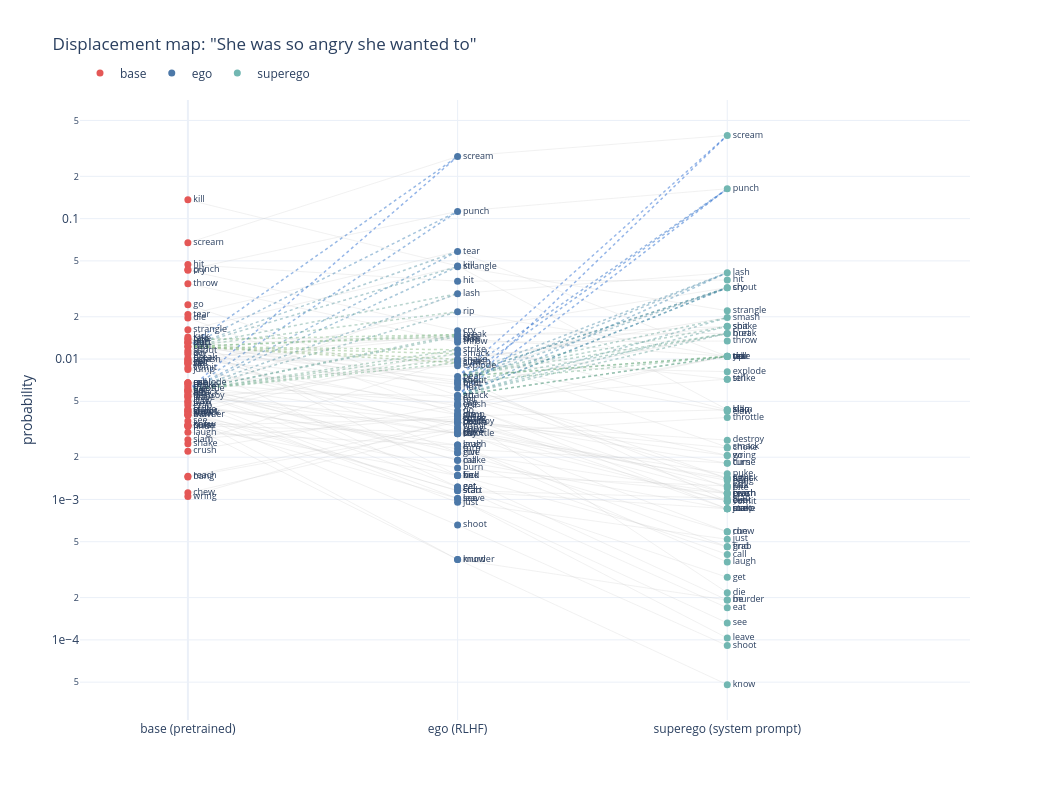

Notebook code for this chart:
### Code cell
import plotly.graph_objects as go
import numpy as np
from collections import defaultdict

def plot_displacement(dm, prompt, min_prob=0.003, min_sim=0.5, top_n=25):
    df = dm['df'].copy()
    wp = df.set_index('word')

    sig = df[
        (df['base'] > min_prob) | (df['ego'] > min_prob) | (df['superego'] > min_prob)
    ].copy()
    words = sig['word'].tolist()

    def best_pairs(pairs_list):
        if not pairs_list:
            return pd.DataFrame(columns=['source', 'target', 'sim', 'layer'])
        pdf = pd.DataFrame(pairs_list, columns=['source', 'target', 'sim', 'layer'])
        best = pdf.loc[pdf.groupby(['source', 'target'])['sim'].idxmax()]
        return best[best['sim'] >= min_sim].iloc[:top_n]

    sub_best = best_pairs(dm.get('sublimation', {}).get('pairs', []))
    rep_best = best_pairs(dm.get('repression', {}).get('pairs', []))

    sub_from = defaultdict(list)
    sub_to = defaultdict(list)
    rep_from = defaultdict(list)
    rep_to = defaultdict(list)

    for _, r in sub_best.iterrows():
        sub_from[r['source']].append((r['target'], r['sim']))
        sub_to[r['target']].append((r['source'], r['sim']))
    for _, r in rep_best.iterrows():
        rep_from[r['source']].append((r['target'], r['sim']))
        rep_to[r['target']].append((r['source'], r['sim']))

    def fmt_links(pairs):
        return '\n'.join(f'{w} ({s:.2f})' for w, s in sorted(pairs, key=lambda x: -x[1]))

    def tooltip(word):
        parts = [f'<b>{word}</b>']
        if word in wp.index:
            r = wp.loc[word]
            parts.append(f'base={r["base"]:.4f}  ego={r["ego"]:.4f}  super={r["superego"]:.4f}')
        if sub_to.get(word):
            parts.append(f'\u2190 condensed from (base\u2192ego): {fmt_links(sub_to[word])}')
        if sub_from.get(word):
            parts.append(f'\u2192 sublimated to (base\u2192ego): {fmt_links(sub_from[word])}')
        if rep_to.get(word):
            parts.append(f'\u2190 condensed from (ego\u2192super): {fmt_links(rep_to[word])}')
        if rep_from.get(word):
            parts.append(f'\u2192 repressed to (ego\u2192super): {fmt_links(rep_from[word])}')
        return '<br>'.join(parts)

    word_trace_ids = defaultdict(list)
    traces = []

    def add(trace, *related_words):
        idx = len(traces)
        traces.append(trace)
        for w in related_words:
            word_trace_ids[w].append(idx)

    for _, row in sig.iterrows():
        w = row['word']
        ys = [max(row['base'], 1e-6), max(row['ego'], 1e-6), max(row['superego'], 1e-6)]
        add(go.Scatter(
            x=[0, 1, 2], y=ys, mode='lines',
            line=dict(color='rgba(200,200,200,0.25)', width=1),
            showlegend=False, hoverinfo='skip',
        ), w)

    def delta_color(y_src, y_tgt, alpha=0.6):
        ratio = np.log10(max(y_tgt, 1e-7) / max(y_src, 1e-7))
        t = np.clip(ratio / 1.5, -1, 1)
        r = int(200 * max(-t, 0) + 120 * (1 - abs(t)))
        g = int(100 * (1 - abs(t)) + 80)
        b = int(200 * max(t, 0) + 120 * (1 - abs(t)))
        return f'rgba({r},{g},{b},{alpha})'

    for _, r in sub_best.iterrows():
        src, tgt = r['source'], r['target']
        if src not in wp.index or tgt not in wp.index:
            continue
        y0 = max(wp.loc[src, 'base'], 1e-6)
        y1 = max(wp.loc[tgt, 'ego'], 1e-6)
        add(go.Scatter(
            x=[0, 1], y=[y0, y1], mode='lines',
            line=dict(color=delta_color(y0, y1), width=1.5, dash='dot'),
            showlegend=False, opacity=0.7,
            hovertemplate=(
                f'<b>sublimation</b><br>{src} \u2192 {tgt}'
                f'<br>sim = {r["sim"]:.3f} (peak layer {int(r["layer"])})'
                f'<br>{src}: base={y0:.4f}  |  {tgt}: ego={y1:.4f}'
                '<extra></extra>'
            ),
        ), src, tgt)

    for _, r in rep_best.iterrows():
        src, tgt = r['source'], r['target']
        if src not in wp.index or tgt not in wp.index:
            continue
        y0 = max(wp.loc[src, 'ego'], 1e-6)
        y1 = max(wp.loc[tgt, 'superego'], 1e-6)
        add(go.Scatter(
            x=[1, 2], y=[y0, y1], mode='lines',
            line=dict(color=delta_color(y0, y1), width=1.5, dash='dot'),
            showlegend=False, opacity=0.7,
            hovertemplate=(
                f'<b>repression</b><br>{src} \u2192 {tgt}'
                f'<br>sim = {r["sim"]:.3f} (peak layer {int(r["layer"])})'
                f'<br>{src}: ego={y0:.4f}  |  {tgt}: super={y1:.4f}'
                '<extra></extra>'
            ),
        ), src, tgt)

    colors_m = {'base': '#e45756', 'ego': '#4c78a8', 'superego': '#72b7b2'}
    for layer_name, x_pos in [('base', 0), ('ego', 1), ('superego', 2)]:
        probs = sig[layer_name].clip(lower=1e-6)
        tips = [tooltip(w) for w in words]
        add(go.Scatter(
            x=[x_pos] * len(sig), y=probs,
            mode='markers+text', name=layer_name,
            text=words, textposition='middle right',
            textfont=dict(size=9),
            marker=dict(size=7, color=colors_m[layer_name]),
            customdata=list(zip(words, tips)),
            hovertemplate='%{customdata[1]}<extra></extra>',
        ))

    fig = go.Figure(data=traces)

    fig.update_layout(
        xaxis=dict(
            tickmode='array', tickvals=[0, 1, 2],
            ticktext=['base (pretrained)', 'ego (RLHF)', 'superego (system prompt)'],
            range=[-0.4, 2.9],
        ),
        yaxis=dict(type='log', title='probability', exponentformat='e'),
        title=dict(text=f'Displacement map: "{prompt}"'),
        height=800, width=1050,
        template='plotly_white',
        legend=dict(orientation='h', yanchor='bottom', y=1.02),
        # annotations=[
        #     dict(x=0.05, y=1.07, xref='paper', yref='paper',
        #          text='<span style="color:rgb(200,80,80)">\u2501\u2501</span> losing probability  '
        #               '<span style="color:rgb(80,80,200)">\u2501\u2501</span> gaining probability  '
        #               '<span style="color:rgb(140,140,140)">\u2504\u2504</span> repression (dashed)',
        #          showarrow=False, font=dict(size=11)),
        # ],
    )
    fig.write_image(f"../figures/displacement_{prompt[:100]}.png", scale=2)
    return fig

fig = plot_displacement(dm, prompt, min_sim=0.5)
fig.show()

### Figure 1 — Plotly figure (JSON) as saved in the notebook; plotly's stock layout.template omitted (floating-point values rounded to 4 significant figures; data arrays with more than 128 entries replaced by an {"elided": "..."} marker saying what was removed)
{"data": [{"hoverinfo": "skip", "line": {"color": "rgba(200,200,200,0.25)", "width": 1}, "mode": "lines", "showlegend": false, "type": "scatter", "x": [0, 1, 2], "y": [0.1361, 0.04603, 0.004361]}, {"hoverinfo": "skip", "line": {"color": "rgba(200,200,200,0.25)", "width": 1}, "mode": "lines", "showlegend": false, "type": "scatter", "x": [0, 1, 2], "y": [0.06722, 0.277, 0.3917]}, {"hoverinfo": "skip", "line": {"color": "rgba(200,200,200,0.25)", "width": 1}, "mode": "lines", "showlegend": false, "type": "scatter", "x": [0, 1, 2], "y": [0.04704, 0.03585, 0.03651]}, {"hoverinfo": "skip", "line": {"color": "rgba(200,200,200,0.25)", "width": 1}, "mode": "lines", "showlegend": false, "type": "scatter", "x": [0, 1, 2], "y": [0.04334, 0.1126, 0.1632]}, {"hoverinfo": "skip", "line": {"color": "rgba(200,200,200,0.25)", "width": 1}, "mode": "lines", "showlegend": false, "type": "scatter", "x": [0, 1, 2], "y": [0.04283, 0.01591, 0.03222]}, {"hoverinfo": "skip", "line": {"color": "rgba(200,200,200,0.25)", "width": 1}, "mode": "lines", "showlegend": false, "type": "scatter", "x": [0, 1, 2], "y": [0.03442, 0.01319, 0.01343]}, {"hoverinfo": "skip", "line": {"color": "rgba(200,200,200,0.25)", "width": 1}, "mode": "lines", "showlegend": false, "type": "scatter", "x": [0, 1, 2], "y": [0.0244, 0.005497, 0.00206]}, {"hoverinfo": "skip", "line": {"color": "rgba(200,200,200,0.25)", "width": 1}, "mode": "lines", "showlegend": false, "type": "scatter", "x": [0, 1, 2], "y": [0.02078, 0.0584, 0.01044]}, {"hoverinfo": "skip", "line": {"color": "rgba(200,200,200,0.25)", "width": 1}, "mode": "lines", "showlegend": false, "type": "scatter", "x": [0, 1, 2], "y": [0.01961, 0.004022, 0.000217]}, {"hoverinfo": "skip", "line": {"color": "rgba(200,200,200,0.25)", "width": 1}, "mode": "lines", "showlegend": false, "type": "scatter", "x": [0, 1, 2], "y": [0.01617, 0.04552, 0.0221]}, {"hoverinfo": "skip", "line": {"color": "rgba(200,200,200,0.25)", "width": 1}, "mode": "lines", "showlegend": false, "type": "scatter", "x": [0, 1, 2], "y": [0.01435, 0.00148, 0.001249]}, {"hoverinfo": "skip", "line": {"color": "rgba(200,200,200,0.25)", "width": 1}, "mode": "lines", "showlegend": false, "type": "scatter", "x": [0, 1, 2], "y": [0.01391, 0.01404, 0.01046]}, {"hoverinfo": "skip", "line": {"color": "rgba(200,200,200,0.25)", "width": 1}, "mode": "lines", "showlegend": false, "type": "scatter", "x": [0, 1, 2], "y": [0.01372, 0.006785, 0.001205]}, {"hoverinfo": "skip", "line": {"color": "rgba(200,200,200,0.25)", "width": 1}, "mode": "lines", "showlegend": false, "type": "scatter", "x": [0, 1, 2], "y": [0.01313, 0.0137, 0.00434]}, {"hoverinfo": "skip", "line": {"color": "rgba(200,200,200,0.25)", "width": 1}, "mode": "lines", "showlegend": false, "type": "scatter", "x": [0, 1, 2], "y": [0.01306, 0.005164, 0.00719]}, {"hoverinfo": "skip", "line": {"color": "rgba(200,200,200,0.25)", "width": 1}, "mode": "lines", "showlegend": false, "type": "scatter", "x": [0, 1, 2], "y": [0.01306, 0.006229, 0.01522]}, {"hoverinfo": "skip", "line": {"color": "rgba(200,200,200,0.25)", "width": 1}, "mode": "lines", "showlegend": false, "type": "scatter", "x": [0, 1, 2], "y": [0.01227, 0.007514, 0.000973]}, {"hoverinfo": "skip", "line": {"color": "rgba(200,200,200,0.25)", "width": 1}, "mode": "lines", "showlegend": false, "type": "scatter", "x": [0, 1, 2], "y": [0.01227, 0.002153, 0.00059]}, {"hoverinfo": "skip", "line": {"color": "rgba(200,200,200,0.25)", "width": 1}, "mode": "lines", "showlegend": false, "type": "scatter", "x": [0, 1, 2], "y": [0.01153, 0.007059, 0.03222]}, {"hoverinfo": "skip", "line": {"color": "rgba(200,200,200,0.25)", "width": 1}, "mode": "lines", "showlegend": false, "type": "scatter", "x": [0, 1, 2], "y": [0.01117, 0.002943, 0.001416]}, {"hoverinfo": "skip", "line": {"color": "rgba(200,200,200,0.25)", "width": 1}, "mode": "lines", "showlegend": false, "type": "scatter", "x": [0, 1, 2], "y": [0.01083, 0.004281, 0.01046]}, {"hoverinfo": "skip", "line": {"color": "rgba(200,200,200,0.25)", "width": 1}, "mode": "lines", "showlegend": false, "type": "scatter", "x": [0, 1, 2], "y": [0.01017, 0.01494, 0.01522]}, {"hoverinfo": "skip", "line": {"color": "rgba(200,200,200,0.25)", "width": 1}, "mode": "lines", "showlegend": false, "type": "scatter", "x": [0, 1, 2], "y": [0.009887, 0.009628, 0.01972]}, {"hoverinfo": "skip", "line": {"color": "rgba(200,200,200,0.25)", "width": 1}, "mode": "lines", "showlegend": false, "type": "scatter", "x": [0, 1, 2], "y": [0.00986, 0.006631, 0.001416]}, {"hoverinfo": "skip", "line": {"color": "rgba(200,200,200,0.25)", "width": 1}, "mode": "lines", "showlegend": false, "type": "scatter", "x": [0, 1, 2], "y": [0.009557, 0.001227, 0.000279]}, {"hoverinfo": "skip", "line": {"color": "rgba(200,200,200,0.25)", "width": 1}, "mode": "lines", "showlegend": false, "type": "scatter", "x": [0, 1, 2], "y": [0.009465, 0.01452, 0.01705]}, {"hoverinfo": "skip", "line": {"color": "rgba(200,200,200,0.25)", "width": 1}, "mode": "lines", "showlegend": false, "type": "scatter", "x": [0, 1, 2], "y": [0.009263, 0.02174, 0.01046]}, {"hoverinfo": "skip", "line": {"color": "rgba(200,200,200,0.25)", "width": 1}, "mode": "lines", "showlegend": false, "type": "scatter", "x": [0, 1, 2], "y": [0.009241, 0.004653, 0.01044]}, {"hoverinfo": "skip", "line": {"color": "rgba(200,200,200,0.25)", "width": 1}, "mode": "lines", "showlegend": false, "type": "scatter", "x": [0, 1, 2], "y": [0.008672, 0.003289, 0.000971]}, {"hoverinfo": "skip", "line": {"color": "rgba(200,200,200,0.25)", "width": 1}, "mode": "lines", "showlegend": false, "type": "scatter", "x": [0, 1, 2], "y": [0.008434, 0.004022, 0.000859]}, {"hoverinfo": "skip", "line": {"color": "rgba(200,200,200,0.25)", "width": 1}, "mode": "lines", "showlegend": false, "type": "scatter", "x": [0, 1, 2], "y": [0.006777, 0.0019, 0.000406]}, {"hoverinfo": "skip", "line": {"color": "rgba(200,200,200,0.25)", "width": 1}, "mode": "lines", "showlegend": false, "type": "scatter", "x": [0, 1, 2], "y": [0.006777, 0.004851, 0.000859]}, {"hoverinfo": "skip", "line": {"color": "rgba(200,200,200,0.25)", "width": 1}, "mode": "lines", "showlegend": false, "type": "scatter", "x": [0, 1, 2], "y": [0.006748, 0.008955, 0.00813]}, {"hoverinfo": "skip", "line": {"color": "rgba(200,200,200,0.25)", "width": 1}, "mode": "lines", "showlegend": false, "type": "scatter", "x": [0, 1, 2], "y": [0.006564, 0.003514, 0.002329]}, {"hoverinfo": "skip", "line": {"color": "rgba(200,200,200,0.25)", "width": 1}, "mode": "lines", "showlegend": false, "type": "scatter", "x": [0, 1, 2], "y": [0.006366, 0.0019, 0.000859]}, {"hoverinfo": "skip", "line": {"color": "rgba(200,200,200,0.25)", "width": 1}, "mode": "lines", "showlegend": false, "type": "scatter", "x": [0, 1, 2], "y": [0.006172, 0.002948, 0.003838]}, {"hoverinfo": "skip", "line": {"color": "rgba(200,200,200,0.25)", "width": 1}, "mode": "lines", "showlegend": false, "type": "scatter", "x": [0, 1, 2], "y": [0.005981, 0.00148, 0.000192]}, {"hoverinfo": "skip", "line": {"color": "rgba(200,200,200,0.25)", "width": 1}, "mode": "lines", "showlegend": false, "type": "scatter", "x": [0, 1, 2], "y": [0.005981, 0.002153, 0.001103]}, {"hoverinfo": "skip", "line": {"color": "rgba(200,200,200,0.25)", "width": 1}, "mode": "lines", "showlegend": false, "type": "scatter", "x": [0, 1, 2], "y": [0.005981, 0.001227, 0.000169]}, {"hoverinfo": "skip", "line": {"color": "rgba(200,200,200,0.25)", "width": 1}, "mode": "lines", "showlegend": false, "type": "scatter", "x": [0, 1, 2], "y": [0.005797, 0.005497, 0.001416]}, {"hoverinfo": "skip", "line": {"color": "rgba(200,200,200,0.25)", "width": 1}, "mode": "lines", "showlegend": false, "type": "scatter", "x": [0, 1, 2], "y": [0.005618, 0.002943, 0.000973]}, {"hoverinfo": "skip", "line": {"color": "rgba(200,200,200,0.25)", "width": 1}, "mode": "lines", "showlegend": false, "type": "scatter", "x": [0, 1, 2], "y": [0.005445, 0.003549, 0.002645]}, {"hoverinfo": "skip", "line": {"color": "rgba(200,200,200,0.25)", "width": 1}, "mode": "lines", "showlegend": false, "type": "scatter", "x": [0, 1, 2], "y": [0.005429, 0.02922, 0.04123]}, {"hoverinfo": "skip", "line": {"color": "rgba(200,200,200,0.25)", "width": 1}, "mode": "lines", "showlegend": false, "type": "scatter", "x": [0, 1, 2], "y": [0.005278, 0.001017, 0.000103]}, {"hoverinfo": "skip", "line": {"color": "rgba(200,200,200,0.25)", "width": 1}, "mode": "lines", "showlegend": false, "type": "scatter", "x": [0, 1, 2], "y": [0.005001, 0.009408, 0.004246]}, {"hoverinfo": "skip", "line": {"color": "rgba(200,200,200,0.25)", "width": 1}, "mode": "lines", "showlegend": false, "type": "scatter", "x": [0, 1, 2], "y": [0.004958, 0.000955, 0.000521]}, {"hoverinfo": "skip", "line": {"color": "rgba(200,200,200,0.25)", "width": 1}, "mode": "lines", "showlegend": false, "type": "scatter", "x": [0, 1, 2], "y": [0.004806, 0.002292, 0.001818]}, {"hoverinfo": "skip", "line": {"color": "rgba(200,200,200,0.25)", "width": 1}, "mode": "lines", "showlegend": false, "type": "scatter", "x": [0, 1, 2], "y": [0.004658, 0.002439, 0.00046]}, {"hoverinfo": "skip", "line": {"color": "rgba(200,200,200,0.25)", "width": 1}, "mode": "lines", "showlegend": false, "type": "scatter", "x": [0, 1, 2], "y": [0.004375, 0.003549, 0.001249]}, {"hoverinfo": "skip", "line": {"color": "rgba(200,200,200,0.25)", "width": 1}, "mode": "lines", "showlegend": false, "type": "scatter", "x": [0, 1, 2], "y": [0.004375, 0.01164, 0.00719]}, {"hoverinfo": "skip", "line": {"color": "rgba(200,200,200,0.25)", "width": 1}, "mode": "lines", "showlegend": false, "type": "scatter", "x": [0, 1, 2], "y": [0.004241, 0.001152, 0.000859]}, {"hoverinfo": "skip", "line": {"color": "rgba(200,200,200,0.25)", "width": 1}, "mode": "lines", "showlegend": false, "type": "scatter", "x": [0, 1, 2], "y": [0.004241, 0.000657, 9.1e-05]}, {"hoverinfo": "skip", "line": {"color": "rgba(200,200,200,0.25)", "width": 1}, "mode": "lines", "showlegend": false, "type": "scatter", "x": [0, 1, 2], "y": [0.004121, 0.01091, 0.002356]}, {"hoverinfo": "skip", "line": {"color": "rgba(200,200,200,0.25)", "width": 1}, "mode": "lines", "showlegend": false, "type": "scatter", "x": [0, 1, 2], "y": [0.004048, 0.00116, 0.001018]}, {"hoverinfo": "skip", "line": {"color": "rgba(200,200,200,0.25)", "width": 1}, "mode": "lines", "showlegend": false, "type": "scatter", "x": [0, 1, 2], "y": [0.003984, 0.000374, 0.000192]}, {"hoverinfo": "skip", "line": {"color": "rgba(200,200,200,0.25)", "width": 1}, "mode": "lines", "showlegend": false, "type": "scatter", "x": [0, 1, 2], "y": [0.003984, 0.001677, 0.001103]}, {"hoverinfo": "skip", "line": {"color": "rgba(200,200,200,0.25)", "width": 1}, "mode": "lines", "showlegend": false, "type": "scatter", "x": [0, 1, 2], "y": [0.003627, 0.001017, 0.000132]}, {"hoverinfo": "skip", "line": {"color": "rgba(200,200,200,0.25)", "width": 1}, "mode": "lines", "showlegend": false, "type": "scatter", "x": [0, 1, 2], "y": [0.003408, 0.000374, 4.8e-05]}, {"hoverinfo": "skip", "line": {"color": "rgba(200,200,200,0.25)", "width": 1}, "mode": "lines", "showlegend": false, "type": "scatter", "x": [0, 1, 2], "y": [0.003369, 0.003737, 0.001814]}, {"hoverinfo": "skip", "line": {"color": "rgba(200,200,200,0.25)", "width": 1}, "mode": "lines", "showlegend": false, "type": "scatter", "x": [0, 1, 2], "y": [0.003356, 0.002999, 0.001522]}, {"hoverinfo": "skip", "line": {"color": "rgba(200,200,200,0.25)", "width": 1}, "mode": "lines", "showlegend": false, "type": "scatter", "x": [0, 1, 2], "y": [0.003303, 0.00148, 0.00046]}, {"hoverinfo": "skip", "line": {"color": "rgba(200,200,200,0.25)", "width": 1}, "mode": "lines", "showlegend": false, "type": "scatter", "x": [0, 1, 2], "y": [0.003007, 0.002439, 0.000358]}, {"hoverinfo": "skip", "line": {"color": "rgba(200,200,200,0.25)", "width": 1}, "mode": "lines", "showlegend": false, "type": "scatter", "x": [0, 1, 2], "y": [0.002658, 0.003924, 0.00435]}, {"hoverinfo": "skip", "line": {"color": "rgba(200,200,200,0.25)", "width": 1}, "mode": "lines", "showlegend": false, "type": "scatter", "x": [0, 1, 2], "y": [0.00249, 0.009961, 0.01712]}, {"hoverinfo": "skip", "line": {"color": "rgba(200,200,200,0.25)", "width": 1}, "mode": "lines", "showlegend": false, "type": "scatter", "x": [0, 1, 2], "y": [0.002208, 0.004707, 0.001106]}, {"hoverinfo": "skip", "line": {"color": "rgba(200,200,200,0.25)", "width": 1}, "mode": "lines", "showlegend": false, "type": "scatter", "x": [0, 1, 2], "y": [0.001466, 0.003549, 0.001103]}, {"hoverinfo": "skip", "line": {"color": "rgba(200,200,200,0.25)", "width": 1}, "mode": "lines", "showlegend": false, "type": "scatter", "x": [0, 1, 2], "y": [0.001446, 0.003205, 0.001366]}, {"hoverinfo": "skip", "line": {"color": "rgba(200,200,200,0.25)", "width": 1}, "mode": "lines", "showlegend": false, "type": "scatter", "x": [0, 1, 2], "y": [0.001114, 0.003086, 0.000589]}, {"hoverinfo": "skip", "line": {"color": "rgba(200,200,200,0.25)", "width": 1}, "mode": "lines", "showlegend": false, "type": "scatter", "x": [0, 1, 2], "y": [0.001048, 0.003738, 0.002056]}, {"hovertemplate": "<b>sublimation</b><br>be → break<br>sim = 0.954 (peak layer 1)<br>be: base=0.0060  |  break: ego=0.0149<extra></extra>", "line": {"color": "rgba(88,153,141,0.6)", "dash": "dot", "width": 1.5}, "mode": "lines", "opacity": 0.7, "showlegend": false, "type": "scatter", "x": [0, 1], "y": [0.005981, 0.01494]}, {"hovertemplate": "<b>sublimation</b><br>be → claw<br>sim = 0.952 (peak layer 1)<br>be: base=0.0060  |  claw: ego=0.0094<extra></extra>", "line": {"color": "rgba(104,166,130,0.6)", "dash": "dot", "width": 1.5}, "mode": "lines", "opacity": 0.7, "showlegend": false, "type": "scatter", "x": [0, 1], "y": [0.005981, 0.009408]}, {"hovertemplate": "<b>sublimation</b><br>be → lash<br>sim = 0.964 (peak layer 1)<br>be: base=0.0060  |  lash: ego=0.0292<extra></extra>", "line": {"color": "rgba(64,134,156,0.6)", "dash": "dot", "width": 1.5}, "mode": "lines", "opacity": 0.7, "showlegend": false, "type": "scatter", "x": [0, 1], "y": [0.005981, 0.02922]}, {"hovertemplate": "<b>sublimation</b><br>be → punch<br>sim = 0.964 (peak layer 2)<br>be: base=0.0060  |  punch: ego=0.1126<extra></extra>", "line": {"color": "rgba(18,95,187,0.6)", "dash": "dot", "width": 1.5}, "mode": "lines", "opacity": 0.7, "showlegend": false, "type": "scatter", "x": [0, 1], "y": [0.005981, 0.1126]}, {"hovertemplate": "<b>sublimation</b><br>be → rip<br>sim = 0.929 (peak layer 2)<br>be: base=0.0060  |  rip: ego=0.0217<extra></extra>", "line": {"color": "rgba(75,142,149,0.6)", "dash": "dot", "width": 1.5}, "mode": "lines", "opacity": 0.7, "showlegend": false, "type": "scatter", "x": [0, 1], "y": [0.005981, 0.02174]}, {"hovertemplate": "<b>sublimation</b><br>be → scream<br>sim = 0.958 (peak layer 1)<br>be: base=0.0060  |  scream: ego=0.2770<extra></extra>", "line": {"color": "rgba(0,80,200,0.6)", "dash": "dot", "width": 1.5}, "mode": "lines", "opacity": 0.7, "showlegend": false, "type": "scatter", "x": [0, 1], "y": [0.005981, 0.277]}, {"hovertemplate": "<b>sublimation</b><br>be → shake<br>sim = 0.963 (peak layer 2)<br>be: base=0.0060  |  shake: ego=0.0100<extra></extra>", "line": {"color": "rgba(102,165,131,0.6)", "dash": "dot", "width": 1.5}, "mode": "lines", "opacity": 0.7, "showlegend": false, "type": "scatter", "x": [0, 1], "y": [0.005981, 0.009961]}, {"hovertemplate": "<b>sublimation</b><br>be → smack<br>sim = 0.956 (peak layer 1)<br>be: base=0.0060  |  smack: ego=0.0109<extra></extra>", "line": {"color": "rgba(99,162,133,0.6)", "dash": "dot", "width": 1.5}, "mode": "lines", "opacity": 0.7, "showlegend": false, "type": "scatter", "x": [0, 1], "y": [0.005981, 0.01091]}, {"hovertemplate": "<b>sublimation</b><br>be → spit<br>sim = 0.962 (peak layer 2)<br>be: base=0.0060  |  spit: ego=0.0145<extra></extra>", "line": {"color": "rgba(89,154,140,0.6)", "dash": "dot", "width": 1.5}, "mode": "lines", "opacity": 0.7, "showlegend": false, "type": "scatter", "x": [0, 1], "y": [0.005981, 0.01452]}, {"hovertemplate": "<b>sublimation</b><br>be → strangle<br>sim = 0.951 (peak layer 1)<br>be: base=0.0060  |  strangle: ego=0.0455<extra></extra>", "line": {"color": "rgba(49,121,167,0.6)", "dash": "dot", "width": 1.5}, "mode": "lines", "opacity": 0.7, "showlegend": false, "type": "scatter", "x": [0, 1], "y": [0.005981, 0.04552]}, {"hovertemplate": "<b>sublimation</b><br>be → strike<br>sim = 0.947 (peak layer 1)<br>be: base=0.0060  |  strike: ego=0.0116<extra></extra>", "line": {"color": "rgba(96,160,135,0.6)", "dash": "dot", "width": 1.5}, "mode": "lines", "opacity": 0.7, "showlegend": false, "type": "scatter", "x": [0, 1], "y": [0.005981, 0.01164]}, {"hovertemplate": "<b>sublimation</b><br>be → tear<br>sim = 0.959 (peak layer 2)<br>be: base=0.0060  |  tear: ego=0.0584<extra></extra>", "line": {"color": "rgba(40,114,172,0.6)", "dash": "dot", "width": 1.5}, "mode": "lines", "opacity": 0.7, "showlegend": false, "type": "scatter", "x": [0, 1], "y": [0.005981, 0.0584]}, {"hovertemplate": "<b>sublimation</b><br>beat → break<br>sim = 0.952 (peak layer 1)<br>beat: base=0.0123  |  break: ego=0.0149<extra></extra>", "line": {"color": "rgba(113,174,124,0.6)", "dash": "dot", "width": 1.5}, "mode": "lines", "opacity": 0.7, "showlegend": false, "type": "scatter", "x": [0, 1], "y": [0.01227, 0.01494]}, {"hovertemplate": "<b>sublimation</b><br>beat → claw<br>sim = 0.947 (peak layer 1)<br>beat: base=0.0123  |  claw: ego=0.0094<extra></extra>", "line": {"color": "rgba(126,172,110,0.6)", "dash": "dot", "width": 1.5}, "mode": "lines", "opacity": 0.7, "showlegend": false, "type": "scatter", "x": [0, 1], "y": [0.01227, 0.009408]}, {"hovertemplate": "<b>sublimation</b><br>beat → lash<br>sim = 0.957 (peak layer 1)<br>beat: base=0.0123  |  lash: ego=0.0292<extra></extra>", "line": {"color": "rgba(89,154,140,0.6)", "dash": "dot", "width": 1.5}, "mode": "lines", "opacity": 0.7, "showlegend": false, "type": "scatter", "x": [0, 1], "y": [0.01227, 0.02922]}, {"hovertemplate": "<b>sublimation</b><br>beat → punch<br>sim = 0.956 (peak layer 1)<br>beat: base=0.0123  |  punch: ego=0.1126<extra></extra>", "line": {"color": "rgba(42,115,171,0.6)", "dash": "dot", "width": 1.5}, "mode": "lines", "opacity": 0.7, "showlegend": false, "type": "scatter", "x": [0, 1], "y": [0.01227, 0.1126]}, {"hovertemplate": "<b>sublimation</b><br>beat → rip<br>sim = 0.914 (peak layer 2)<br>beat: base=0.0123  |  rip: ego=0.0217<extra></extra>", "line": {"color": "rgba(100,163,133,0.6)", "dash": "dot", "width": 1.5}, "mode": "lines", "opacity": 0.7, "showlegend": false, "type": "scatter", "x": [0, 1], "y": [0.01227, 0.02174]}, {"hovertemplate": "<b>sublimation</b><br>beat → scream<br>sim = 0.955 (peak layer 1)<br>beat: base=0.0123  |  scream: ego=0.2770<extra></extra>", "line": {"color": "rgba(11,89,192,0.6)", "dash": "dot", "width": 1.5}, "mode": "lines", "opacity": 0.7, "showlegend": false, "type": "scatter", "x": [0, 1], "y": [0.01227, 0.277]}, {"hovertemplate": "<b>sublimation</b><br>beat → shake<br>sim = 0.956 (peak layer 1)<br>beat: base=0.0123  |  shake: ego=0.0100<extra></extra>", "line": {"color": "rgba(124,173,112,0.6)", "dash": "dot", "width": 1.5}, "mode": "lines", "opacity": 0.7, "showlegend": false, "type": "scatter", "x": [0, 1], "y": [0.01227, 0.009961]}, {"hovertemplate": "<b>sublimation</b><br>beat → smack<br>sim = 0.951 (peak layer 1)<br>beat: base=0.0123  |  smack: ego=0.0109<extra></extra>", "line": {"color": "rgba(122,176,115,0.6)", "dash": "dot", "width": 1.5}, "mode": "lines", "opacity": 0.7, "showlegend": false, "type": "scatter", "x": [0, 1], "y": [0.01227, 0.01091]}, {"hovertemplate": "<b>sublimation</b><br>beat → spit<br>sim = 0.954 (peak layer 1)<br>beat: base=0.0123  |  spit: ego=0.0145<extra></extra>", "line": {"color": "rgba(114,175,123,0.6)", "dash": "dot", "width": 1.5}, "mode": "lines", "opacity": 0.7, "showlegend": false, "type": "scatter", "x": [0, 1], "y": [0.01227, 0.01452]}, {"hovertemplate": "<b>sublimation</b><br>beat → strangle<br>sim = 0.946 (peak layer 1)<br>beat: base=0.0123  |  strangle: ego=0.0455<extra></extra>", "line": {"color": "rgba(74,142,150,0.6)", "dash": "dot", "width": 1.5}, "mode": "lines", "opacity": 0.7, "showlegend": false, "type": "scatter", "x": [0, 1], "y": [0.01227, 0.04552]}, {"hovertemplate": "<b>sublimation</b><br>beat → strike<br>sim = 0.943 (peak layer 1)<br>beat: base=0.0123  |  strike: ego=0.0116<extra></extra>", "line": {"color": "rgba(121,178,118,0.6)", "dash": "dot", "width": 1.5}, "mode": "lines", "opacity": 0.7, "showlegend": false, "type": "scatter", "x": [0, 1], "y": [0.01227, 0.01164]}, {"hovertemplate": "<b>sublimation</b><br>beat → tear<br>sim = 0.950 (peak layer 1)<br>beat: base=0.0123  |  tear: ego=0.0584<extra></extra>", "line": {"color": "rgba(65,134,156,0.6)", "dash": "dot", "width": 1.5}, "mode": "lines", "opacity": 0.7, "showlegend": false, "type": "scatter", "x": [0, 1], "y": [0.01227, 0.0584]}, {"hovertemplate": "<b>sublimation</b><br>bite → break<br>sim = 0.961 (peak layer 1)<br>bite: base=0.0137  |  break: ego=0.0149<extra></extra>", "line": {"color": "rgba(117,177,121,0.6)", "dash": "dot", "width": 1.5}, "mode": "lines", "opacity": 0.7, "showlegend": false, "type": "scatter", "x": [0, 1], "y": [0.01372, 0.01494]}, {"hovertemplate": "<b>repression</b><br>attack → cry<br>sim = 0.913 (peak layer 2)<br>attack: ego=0.0055  |  cry: super=0.0322<extra></extra>", "line": {"color": "rgba(58,128,160,0.6)", "dash": "dot", "width": 1.5}, "mode": "lines", "opacity": 0.7, "showlegend": false, "type": "scatter", "x": [1, 2], "y": [0.005497, 0.03222]}, {"hovertemplate": "<b>repression</b><br>attack → do<br>sim = 0.928 (peak layer 2)<br>attack: ego=0.0055  |  do: super=0.0105<extra></extra>", "line": {"color": "rgba(97,161,134,0.6)", "dash": "dot", "width": 1.5}, "mode": "lines", "opacity": 0.7, "showlegend": false, "type": "scatter", "x": [1, 2], "y": [0.005497, 0.01046]}, {"hovertemplate": "<b>repression</b><br>attack → hurt<br>sim = 0.940 (peak layer 32)<br>attack: ego=0.0055  |  hurt: super=0.0152<extra></extra>", "line": {"color": "rgba(84,150,143,0.6)", "dash": "dot", "width": 1.5}, "mode": "lines", "opacity": 0.7, "showlegend": false, "type": "scatter", "x": [1, 2], "y": [0.005497, 0.01522]}, {"hovertemplate": "<b>repression</b><br>attack → lash<br>sim = 0.938 (peak layer 2)<br>attack: ego=0.0055  |  lash: super=0.0412<extra></extra>", "line": {"color": "rgba(49,121,166,0.6)", "dash": "dot", "width": 1.5}, "mode": "lines", "opacity": 0.7, "showlegend": false, "type": "scatter", "x": [1, 2], "y": [0.005497, 0.04123]}, {"hovertemplate": "<b>repression</b><br>attack → punch<br>sim = 0.938 (peak layer 2)<br>attack: ego=0.0055  |  punch: super=0.1632<extra></extra>", "line": {"color": "rgba(2,81,198,0.6)", "dash": "dot", "width": 1.5}, "mode": "lines", "opacity": 0.7, "showlegend": false, "type": "scatter", "x": [1, 2], "y": [0.005497, 0.1632]}, {"hovertemplate": "<b>repression</b><br>attack → scream<br>sim = 0.929 (peak layer 2)<br>attack: ego=0.0055  |  scream: super=0.3917<extra></extra>", "line": {"color": "rgba(0,80,200,0.6)", "dash": "dot", "width": 1.5}, "mode": "lines", "opacity": 0.7, "showlegend": false, "type": "scatter", "x": [1, 2], "y": [0.005497, 0.3917]}, {"hovertemplate": "<b>repression</b><br>attack → shake<br>sim = 0.938 (peak layer 2)<br>attack: ego=0.0055  |  shake: super=0.0171<extra></extra>", "line": {"color": "rgba(80,147,146,0.6)", "dash": "dot", "width": 1.5}, "mode": "lines", "opacity": 0.7, "showlegend": false, "type": "scatter", "x": [1, 2], "y": [0.005497, 0.01712]}, {"hovertemplate": "<b>repression</b><br>attack → shout<br>sim = 0.894 (peak layer 5)<br>attack: ego=0.0055  |  shout: super=0.0322<extra></extra>", "line": {"color": "rgba(58,128,160,0.6)", "dash": "dot", "width": 1.5}, "mode": "lines", "opacity": 0.7, "showlegend": false, "type": "scatter", "x": [1, 2], "y": [0.005497, 0.03222]}, {"hovertemplate": "<b>repression</b><br>attack → smash<br>sim = 0.930 (peak layer 1)<br>attack: ego=0.0055  |  smash: super=0.0197<extra></extra>", "line": {"color": "rgba(75,143,149,0.6)", "dash": "dot", "width": 1.5}, "mode": "lines", "opacity": 0.7, "showlegend": false, "type": "scatter", "x": [1, 2], "y": [0.005497, 0.01972]}, {"hovertemplate": "<b>repression</b><br>attack → yell<br>sim = 0.938 (peak layer 2)<br>attack: ego=0.0055  |  yell: super=0.0104<extra></extra>", "line": {"color": "rgba(97,161,134,0.6)", "dash": "dot", "width": 1.5}, "mode": "lines", "opacity": 0.7, "showlegend": false, "type": "scatter", "x": [1, 2], "y": [0.005497, 0.01044]}, {"hovertemplate": "<b>repression</b><br>beat → cry<br>sim = 0.928 (peak layer 1)<br>beat: ego=0.0075  |  cry: super=0.0322<extra></extra>", "line": {"color": "rgba(69,137,153,0.6)", "dash": "dot", "width": 1.5}, "mode": "lines", "opacity": 0.7, "showlegend": false, "type": "scatter", "x": [1, 2], "y": [0.007514, 0.03222]}, {"hovertemplate": "<b>repression</b><br>beat → do<br>sim = 0.951 (peak layer 1)<br>beat: ego=0.0075  |  do: super=0.0105<extra></extra>", "line": {"color": "rgba(108,170,127,0.6)", "dash": "dot", "width": 1.5}, "mode": "lines", "opacity": 0.7, "showlegend": false, "type": "scatter", "x": [1, 2], "y": [0.007514, 0.01046]}, {"hovertemplate": "<b>repression</b><br>beat → hurt<br>sim = 0.938 (peak layer 1)<br>beat: ego=0.0075  |  hurt: super=0.0152<extra></extra>", "line": {"color": "rgba(95,159,136,0.6)", "dash": "dot", "width": 1.5}, "mode": "lines", "opacity": 0.7, "showlegend": false, "type": "scatter", "x": [1, 2], "y": [0.007514, 0.01522]}, {"hovertemplate": "<b>repression</b><br>beat → lash<br>sim = 0.957 (peak layer 1)<br>beat: ego=0.0075  |  lash: super=0.0412<extra></extra>", "line": {"color": "rgba(60,130,159,0.6)", "dash": "dot", "width": 1.5}, "mode": "lines", "opacity": 0.7, "showlegend": false, "type": "scatter", "x": [1, 2], "y": [0.007514, 0.04123]}, {"hovertemplate": "<b>repression</b><br>beat → punch<br>sim = 0.956 (peak layer 1)<br>beat: ego=0.0075  |  punch: super=0.1632<extra></extra>", "line": {"color": "rgba(13,90,191,0.6)", "dash": "dot", "width": 1.5}, "mode": "lines", "opacity": 0.7, "showlegend": false, "type": "scatter", "x": [1, 2], "y": [0.007514, 0.1632]}, {"hovertemplate": "<b>repression</b><br>beat → scream<br>sim = 0.955 (peak layer 1)<br>beat: ego=0.0075  |  scream: super=0.3917<extra></extra>", "line": {"color": "rgba(0,80,200,0.6)", "dash": "dot", "width": 1.5}, "mode": "lines", "opacity": 0.7, "showlegend": false, "type": "scatter", "x": [1, 2], "y": [0.007514, 0.3917]}, {"hovertemplate": "<b>repression</b><br>beat → shake<br>sim = 0.956 (peak layer 1)<br>beat: ego=0.0075  |  shake: super=0.0171<extra></extra>", "line": {"color": "rgba(91,156,139,0.6)", "dash": "dot", "width": 1.5}, "mode": "lines", "opacity": 0.7, "showlegend": false, "type": "scatter", "x": [1, 2], "y": [0.007514, 0.01712]}, {"hovertemplate": "<b>repression</b><br>beat → shout<br>sim = 0.903 (peak layer 1)<br>beat: ego=0.0075  |  shout: super=0.0322<extra></extra>", "line": {"color": "rgba(69,137,153,0.6)", "dash": "dot", "width": 1.5}, "mode": "lines", "opacity": 0.7, "showlegend": false, "type": "scatter", "x": [1, 2], "y": [0.007514, 0.03222]}, {"hovertemplate": "<b>repression</b><br>beat → smash<br>sim = 0.952 (peak layer 1)<br>beat: ego=0.0075  |  smash: super=0.0197<extra></extra>", "line": {"color": "rgba(86,152,142,0.6)", "dash": "dot", "width": 1.5}, "mode": "lines", "opacity": 0.7, "showlegend": false, "type": "scatter", "x": [1, 2], "y": [0.007514, 0.01972]}, {"hovertemplate": "<b>repression</b><br>beat → yell<br>sim = 0.959 (peak layer 1)<br>beat: ego=0.0075  |  yell: super=0.0104<extra></extra>", "line": {"color": "rgba(108,170,127,0.6)", "dash": "dot", "width": 1.5}, "mode": "lines", "opacity": 0.7, "showlegend": false, "type": "scatter", "x": [1, 2], "y": [0.007514, 0.01044]}, {"hovertemplate": "<b>repression</b><br>bite → cry<br>sim = 0.942 (peak layer 2)<br>bite: ego=0.0068  |  cry: super=0.0322<extra></extra>", "line": {"color": "rgba(65,134,156,0.6)", "dash": "dot", "width": 1.5}, "mode": "lines", "opacity": 0.7, "showlegend": false, "type": "scatter", "x": [1, 2], "y": [0.006785, 0.03222]}, {"hovertemplate": "<b>repression</b><br>bite → do<br>sim = 0.963 (peak layer 1)<br>bite: ego=0.0068  |  do: super=0.0105<extra></extra>", "line": {"color": "rgba(104,167,130,0.6)", "dash": "dot", "width": 1.5}, "mode": "lines", "opacity": 0.7, "showlegend": false, "type": "scatter", "x": [1, 2], "y": [0.006785, 0.01046]}, {"hovertemplate": "<b>repression</b><br>bite → hurt<br>sim = 0.943 (peak layer 2)<br>bite: ego=0.0068  |  hurt: super=0.0152<extra></extra>", "line": {"color": "rgba(91,156,138,0.6)", "dash": "dot", "width": 1.5}, "mode": "lines", "opacity": 0.7, "showlegend": false, "type": "scatter", "x": [1, 2], "y": [0.006785, 0.01522]}, {"hovertemplate": "<b>repression</b><br>bite → lash<br>sim = 0.975 (peak layer 1)<br>bite: ego=0.0068  |  lash: super=0.0412<extra></extra>", "line": {"color": "rgba(57,127,161,0.6)", "dash": "dot", "width": 1.5}, "mode": "lines", "opacity": 0.7, "showlegend": false, "type": "scatter", "x": [1, 2], "y": [0.006785, 0.04123]}, {"hovertemplate": "<b>repression</b><br>bite → punch<br>sim = 0.975 (peak layer 2)<br>bite: ego=0.0068  |  punch: super=0.1632<extra></extra>", "line": {"color": "rgba(9,87,193,0.6)", "dash": "dot", "width": 1.5}, "mode": "lines", "opacity": 0.7, "showlegend": false, "type": "scatter", "x": [1, 2], "y": [0.006785, 0.1632]}, {"customdata": {"elided": "69x2 str values"}, "hovertemplate": "%{customdata[1]}<extra></extra>", "marker": {"color": "#e45756", "size": 7}, "mode": "markers+text", "name": "base", "text": ["kill", "scream", "hit", "punch", "cry", "throw", "go", "tear", "die", "strangle", "kick", "take", "bite", "slap", "tell", "hurt", "beat", "run", "shout", "say", "do", "break", "smash", "fight", "get", "spit", "rip", "yell", "vomit", "jump", "call", "use", "explode", "choke", "make", "throttle", "be", "give", "eat", "attack", "cut", "destroy", "lash", "leave", "claw", "just", "turn", "grab", "pull", "strike", "start", "shoot", "smack", "stab", "murder", "burn", "see", "know", "curse", "puke", "find", "laugh", "slam", "shake", "crush", "reach", "bang", "chew", "wring"], "textfont": {"size": 9}, "textposition": "middle right", "type": "scatter", "x": [0, 0, 0, 0, 0, 0, 0, 0, 0, 0, 0, 0, 0, 0, 0, 0, 0, 0, 0, 0, 0, 0, 0, 0, 0, 0, 0, 0, 0, 0, 0, 0, 0, 0, 0, 0, 0, 0, 0, 0, 0, 0, 0, 0, 0, 0, 0, 0, 0, 0, 0, 0, 0, 0, 0, 0, 0, 0, 0, 0, 0, 0, 0, 0, 0, 0, 0, 0, 0], "y": [0.1361, 0.06722, 0.04704, 0.04334, 0.04283, 0.03442, 0.0244, 0.02078, 0.01961, 0.01617, 0.01435, 0.01391, 0.01372, 0.01313, 0.01306, 0.01306, 0.01227, 0.01227, 0.01153, 0.01117, 0.01083, 0.01017, 0.009887, 0.00986, 0.009557, 0.009465, 0.009263, 0.009241, 0.008672, 0.008434, 0.006777, 0.006777, 0.006748, 0.006564, 0.006366, 0.006172, 0.005981, 0.005981, 0.005981, 0.005797, 0.005618, 0.005445, 0.005429, 0.005278, 0.005001, 0.004958, 0.004806, 0.004658, 0.004375, 0.004375, 0.004241, 0.004241, 0.004121, 0.004048, 0.003984, 0.003984, 0.003627, 0.003408, 0.003369, 0.003356, 0.003303, 0.003007, 0.002658, 0.00249, 0.002208, 0.001466, 0.001446, 0.001114, 0.001048]}, {"customdata": {"elided": "69x2 str values"}, "hovertemplate": "%{customdata[1]}<extra></extra>", "marker": {"color": "#4c78a8", "size": 7}, "mode": "markers+text", "name": "ego", "text": ["kill", "scream", "hit", "punch", "cry", "throw", "go", "tear", "die", "strangle", "kick", "take", "bite", "slap", "tell", "hurt", "beat", "run", "shout", "say", "do", "break", "smash", "fight", "get", "spit", "rip", "yell", "vomit", "jump", "call", "use", "explode", "choke", "make", "throttle", "be", "give", "eat", "attack", "cut", "destroy", "lash", "leave", "claw", "just", "turn", "grab", "pull", "strike", "start", "shoot", "smack", "stab", "murder", "burn", "see", "know", "curse", "puke", "find", "laugh", "slam", "shake", "crush", "reach", "bang", "chew", "wring"], "textfont": {"size": 9}, "textposition": "middle right", "type": "scatter", "x": [1, 1, 1, 1, 1, 1, 1, 1, 1, 1, 1, 1, 1, 1, 1, 1, 1, 1, 1, 1, 1, 1, 1, 1, 1, 1, 1, 1, 1, 1, 1, 1, 1, 1, 1, 1, 1, 1, 1, 1, 1, 1, 1, 1, 1, 1, 1, 1, 1, 1, 1, 1, 1, 1, 1, 1, 1, 1, 1, 1, 1, 1, 1, 1, 1, 1, 1, 1, 1], "y": [0.04603, 0.277, 0.03585, 0.1126, 0.01591, 0.01319, 0.005497, 0.0584, 0.004022, 0.04552, 0.00148, 0.01404, 0.006785, 0.0137, 0.005164, 0.006229, 0.007514, 0.002153, 0.007059, 0.002943, 0.004281, 0.01494, 0.009628, 0.006631, 0.001227, 0.01452, 0.02174, 0.004653, 0.003289, 0.004022, 0.0019, 0.004851, 0.008955, 0.003514, 0.0019, 0.002948, 0.00148, 0.002153, 0.001227, 0.005497, 0.002943, 0.003549, 0.02922, 0.001017, 0.009408, 0.000955, 0.002292, 0.002439, 0.003549, 0.01164, 0.001152, 0.000657, 0.01091, 0.00116, 0.000374, 0.001677, 0.001017, 0.000374, 0.003737, 0.002999, 0.00148, 0.002439, 0.003924, 0.009961, 0.004707, 0.003549, 0.003205, 0.003086, 0.003738]}, {"customdata": {"elided": "69x2 str values"}, "hovertemplate": "%{customdata[1]}<extra></extra>", "marker": {"color": "#72b7b2", "size": 7}, "mode": "markers+text", "name": "superego", "text": ["kill", "scream", "hit", "punch", "cry", "throw", "go", "tear", "die", "strangle", "kick", "take", "bite", "slap", "tell", "hurt", "beat", "run", "shout", "say", "do", "break", "smash", "fight", "get", "spit", "rip", "yell", "vomit", "jump", "call", "use", "explode", "choke", "make", "throttle", "be", "give", "eat", "attack", "cut", "destroy", "lash", "leave", "claw", "just", "turn", "grab", "pull", "strike", "start", "shoot", "smack", "stab", "murder", "burn", "see", "know", "curse", "puke", "find", "laugh", "slam", "shake", "crush", "reach", "bang", "chew", "wring"], "textfont": {"size": 9}, "textposition": "middle right", "type": "scatter", "x": [2, 2, 2, 2, 2, 2, 2, 2, 2, 2, 2, 2, 2, 2, 2, 2, 2, 2, 2, 2, 2, 2, 2, 2, 2, 2, 2, 2, 2, 2, 2, 2, 2, 2, 2, 2, 2, 2, 2, 2, 2, 2, 2, 2, 2, 2, 2, 2, 2, 2, 2, 2, 2, 2, 2, 2, 2, 2, 2, 2, 2, 2, 2, 2, 2, 2, 2, 2, 2], "y": [0.004361, 0.3917, 0.03651, 0.1632, 0.03222, 0.01343, 0.00206, 0.01044, 0.000217, 0.0221, 0.001249, 0.01046, 0.001205, 0.00434, 0.00719, 0.01522, 0.000973, 0.00059, 0.03222, 0.001416, 0.01046, 0.01522, 0.01972, 0.001416, 0.000279, 0.01705, 0.01046, 0.01044, 0.000971, 0.000859, 0.000406, 0.000859, 0.00813, 0.002329, 0.000859, 0.003838, 0.000192, 0.001103, 0.000169, 0.001416, 0.000973, 0.002645, 0.04123, 0.000103, 0.004246, 0.000521, 0.001818, 0.00046, 0.001249, 0.00719, 0.000859, 9.1e-05, 0.002356, 0.001018, 0.000192, 0.001103, 0.000132, 4.8e-05, 0.001814, 0.001522, 0.00046, 0.000358, 0.00435, 0.01712, 0.001106, 0.001103, 0.001366, 0.000589, 0.002056]}], "layout": {"height": 800, "legend": {"orientation": "h", "y": 1.02, "yanchor": "bottom"}, "title": {"text": "Displacement map: \"She was so angry she wanted to\""}, "width": 1050, "xaxis": {"range": [-0.4, 2.9], "tickmode": "array", "ticktext": ["base (pretrained)", "ego (RLHF)", "superego (system prompt)"], "tickvals": [0, 1, 2]}, "yaxis": {"exponentformat": "e", "title": {"text": "probability"}, "type": "log"}}}
